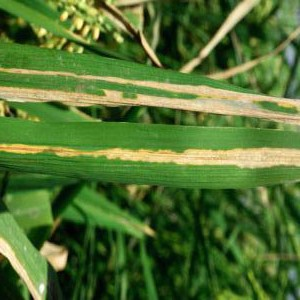
#> input picture Rice_Diseases/Bacterial Blight Disease/BB (1).jpg, 300 x 300 px
$ python -i train.py   (imports and definitions only)   (older library calls are emulated)
#> lines starting #> are read from the running program, lines starting #| are printed output that depends on the picture
import cv2
import os
import sys
import numpy as np
import warnings
import pickle
import time
import shutil
from tqdm import tqdm
          #
# --- Import Sklearn Utilities for Preprocessing & Splitting (Not the Classifier) ---
from sklearn.preprocessing import LabelEncoder, StandardScaler
from sklearn.decomposition import PCA
from sklearn.metrics import classification_report, accuracy_score
from sklearn.model_selection import train_test_split

# --- Import Feature Extraction Dependencies ---
try:
    from skimage.feature import hog, graycomatrix, graycoprops, local_binary_pattern
except ImportError:
    print("Error: scikit-image not found. Please install it: pip install scikit-image")
    sys.exit(1)

# Suppress warnings
# [13 lines not run here, left out]


# --- 2. Data Splitting Function (No Change) ---

# [37 lines left out: function create_train_test_folders, not called in this run]


# --- 3. Feature Extraction Functions (omitted for brevity, assume consistency) ---
def extract_hog(img):
    hog_features, _ = hog(img, orientations=9, pixels_per_cell=(8, 8),
                          cells_per_block=(2, 2), block_norm='L2-Hys',
                          visualize=True, transform_sqrt=True)
    return hog_features

def extract_glcm_features(img):
    glcm = graycomatrix(img, distances=[5], angles=[0], levels=256, symmetric=True, normed=True)
    features = [
        graycoprops(glcm, 'contrast')[0, 0],
        graycoprops(glcm, 'dissimilarity')[0, 0],
        graycoprops(glcm, 'homogeneity')[0, 0],
        graycoprops(glcm, 'energy')[0, 0],
        graycoprops(glcm, 'correlation')[0, 0]
    ]
    return features

def extract_lbp_features(img):
    lbp = local_binary_pattern(img, P=8, R=1, method='uniform')
    (hist, _) = np.histogram(lbp.ravel(),
                             bins=np.arange(0, 11),
                             range=(0, 10))
    hist = hist.astype("float")
    hist /= (hist.sum() + 1e-6)
    return hist

def extract_statistical_features(img):
    mean = np.mean(img)
    var = np.var(img)
    skew = np.mean((img - mean)**3) / (np.std(img)**3 + 1e-6)
    kurt = np.mean((img - mean)**4) / (np.std(img)**4 + 1e-6)

    hist = np.histogram(img.ravel(), 256, [0,256])[0]
    hist_norm = hist.astype("float") / (hist.sum() + 1e-6)
    entropy = -np.sum(hist_norm * np.log2(hist_norm + 1e-6))

    return [mean, var, skew, kurt, entropy]

def extract_features_from_image(img_path):
    img = cv2.imread(img_path, cv2.IMREAD_GRAYSCALE)
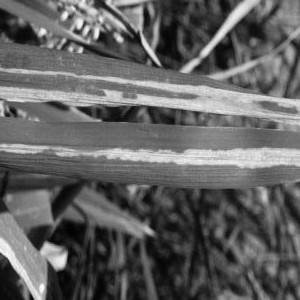
#> img: shape (300, 300); min 1, max 254, mean 98.1
    if img is None:
        return None

    img = cv2.resize(img, (128, 128))
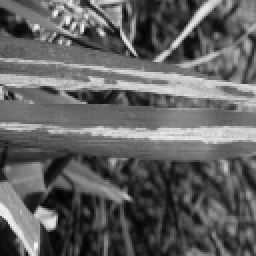
#> img: shape (128, 128) (shown 2 times larger); min 2, max 249, mean 98

    hog_f = extract_hog(img)
#> in extract_hog, `hog_features, _ = hog(img, orientations=9, pixels_per_cell=(8, 8), cel..`: hog_features = 8100 values, max 0.451 at index 4684, min 0 at index 12, mean 0.13
#> hog_f has the same summary as hog_features in extract_hog
    glcm_f = extract_glcm_features(img)
#> in extract_glcm_features, `features = [ graycoprops(glcm, 'contrast')[0, 0], graycoprops(glcm, 'd..`: features = [2226.9, 31.5, 0.0539, 0.0103, 0.61]
#> glcm_f = [2226.9, 31.5, 0.0539, 0.0103, 0.61]
    lbp_f = extract_lbp_features(img)
#> in extract_lbp_features, `lbp = local_binary_pattern(img, P=8, R=1, method='uniform')`:
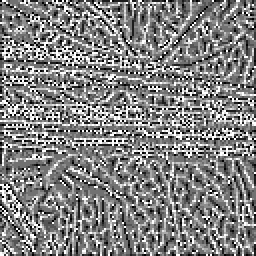
#> lbp: shape (128, 128) float64 (shown 2 times larger); min 0, max 9, mean 4.61; drawn with min black and max white
#> in extract_lbp_features, `(hist, _) = np.histogram(lbp.ravel(), bins=np.arange(0, 11), range=(0,..`: hist = [856, 1249, 962, 2162, 3805, 2203, 1105, 1171, 1083, 1788]
#> in extract_lbp_features, `hist /= (hist.sum() + 1e-6)`: hist = [0.0522, 0.0762, 0.0587, 0.132, 0.232, 0.134, 0.0674, 0.0715, 0.0661, 0.109]
#> lbp_f has the same summary as hist in extract_lbp_features
    stat_f = extract_statistical_features(img)
#> in extract_statistical_features, `mean = np.mean(img)`: mean = 97.98
#> in extract_statistical_features, `var = np.var(img)`: var = 2861.3
#> in extract_statistical_features, `skew = np.mean((img - mean)**3) / (np.std(img)**3 + 1e-6)`: skew = 0.449
#> in extract_statistical_features, `kurt = np.mean((img - mean)**4) / (np.std(img)**4 + 1e-6)`: kurt = 2.59
#> in extract_statistical_features, `hist = np.histogram(img.ravel(), 256, [0,256])[0]`: hist = 256 values, max 192 at index 108, min 0 at index 0, mean 64
#> in extract_statistical_features, `hist_norm = hist.astype("float") / (hist.sum() + 1e-6)`: hist_norm = 256 values, max 0.0117 at index 108, min 0 at index 0, mean 0.00391
#> in extract_statistical_features, `entropy = -np.sum(hist_norm * np.log2(hist_norm + 1e-6))`: entropy = 7.61
#> stat_f = [97.98, 2861.3, 0.449, 2.59, 7.61]

    combined = np.hstack([hog_f, glcm_f, lbp_f, stat_f])
#> combined = 8120 values, max 2861.3 at index 8116, min 0 at index 12, mean 0.774
    return combined

# [20 lines left out: function load_dataset, not called in this run]

# --- 4. Execution ---

# [126 lines not run here, left out]

>>> result = extract_features_from_image('Rice_Diseases/Bacterial Blight Disease/BB (1).jpg')
#> result has the same summary as combined in extract_features_from_image

$ run again, on Rice_Diseases/Blast Disease/RB (10).jpg
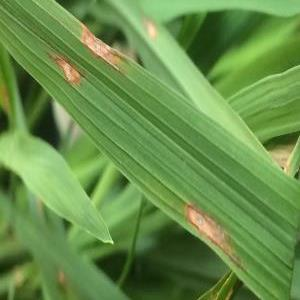
#> input picture Rice_Diseases/Blast Disease/RB (10).jpg, 300 x 300 px
#> in extract_features_from_image, `img = cv2.imread(img_path, cv2.IMREAD_GRAYSCALE)`:
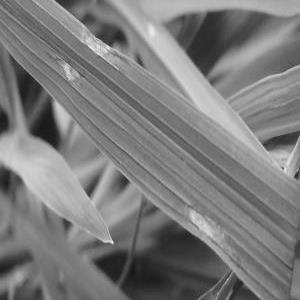
#> img: shape (300, 300); min 21, max 244, mean 123.6
#> hog_features = 8100 values, max 0.557 at index 7719, min 0 at index 1, mean 0.115
#> hog_f has the same summary as hog_features in extract_hog
#> features = [1086.4, 22.9, 0.0628, 0.0123, 0.645]
#> in extract_lbp_features, `lbp = local_binary_pattern(img, P=8, R=1, method='uniform')`:
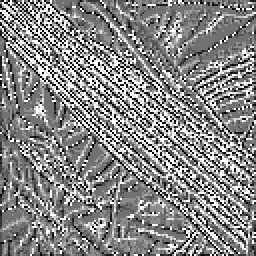
#> lbp: shape (128, 128) float64 (shown 2 times larger); min 0, max 9, mean 4.76; drawn with min black and max white
#> in extract_lbp_features, `(hist, _) = np.histogram(lbp.ravel(), bins=np.arange(0, 11), range=(0,..`: hist = [1260, 1060, 657, 1646, 4015, 2237, 871, 1033, 1504, 2101]
#> in extract_lbp_features, `hist /= (hist.sum() + 1e-6)`: hist = [0.0769, 0.0647, 0.0401, 0.1, 0.245, 0.137, 0.0532, 0.063, 0.0918, 0.128]
#> lbp_f has the same summary as hist in extract_lbp_features
#> mean = 123.5
#> var = 1520
#> skew = -0.254
#> kurt = 2.81
#> in extract_statistical_features, `hist = np.histogram(img.ravel(), 256, [0,256])[0]`: hist = 256 values, max 304 at index 121, min 0 at index 0, mean 64
#> hist_norm = 256 values, max 0.0186 at index 121, min 0 at index 0, mean 0.00391
#> entropy = 7.19
#> stat_f = [123.5, 1520, -0.254, 2.81, 7.19]
#> combined = 8120 values, max 1520 at index 8116, min -0.254 at index 8117, mean 0.455
#> result has the same summary as combined in extract_features_from_image

$ run again, on Rice_Diseases/Blast Disease/RB (11).jpg
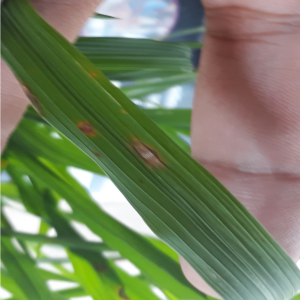
#> input picture Rice_Diseases/Blast Disease/RB (11).jpg, 300 x 300 px
#> in extract_features_from_image, `img = cv2.resize(img, (128, 128))`:
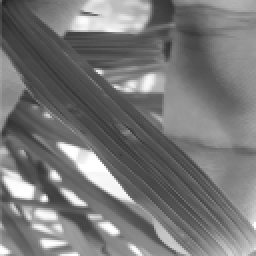
#> img: shape (128, 128) (shown 2 times larger); min 31, max 255, mean 119.6
#> hog_features = 8100 values, max 0.568 at index 5892, min 0 at index 28, mean 0.11
#> hog_f has the same summary as hog_features in extract_hog
#> features = [1433.7, 23.47, 0.07, 0.0134, 0.649]
#> in extract_lbp_features, `lbp = local_binary_pattern(img, P=8, R=1, method='uniform')`:
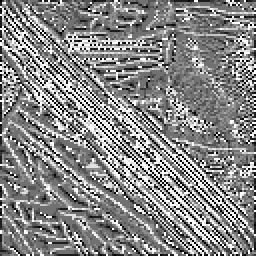
#> lbp: shape (128, 128) float64 (shown 2 times larger); min 0, max 9, mean 4.79; drawn with min black and max white
#> in extract_lbp_features, `(hist, _) = np.histogram(lbp.ravel(), bins=np.arange(0, 11), range=(0,..`: hist = [1053, 1040, 703, 1943, 3823, 2243, 857, 1156, 1623, 1943]
#> in extract_lbp_features, `hist /= (hist.sum() + 1e-6)`: hist = [0.0643, 0.0635, 0.0429, 0.119, 0.233, 0.137, 0.0523, 0.0706, 0.0991, 0.119]
#> lbp_f has the same summary as hist in extract_lbp_features
#> mean = 119.6
#> var = 2039.6
#> skew = 1.06
#> kurt = 3.78
#> in extract_statistical_features, `hist = np.histogram(img.ravel(), 256, [0,256])[0]`: hist = 256 values, max 243 at index 72, min 0 at index 0, mean 64
#> hist_norm = 256 values, max 0.0148 at index 72, min 0 at index 0, mean 0.00391
#> entropy = 7.2
#> stat_f = [119.6, 2039.6, 1.06, 3.78, 7.2]
#> combined = 8120 values, max 2039.6 at index 8116, min 0 at index 28, mean 0.557
#> result has the same summary as combined in extract_features_from_image

$ run again, on Rice_Diseases/Brown Spot Disease/BS (1).jpg
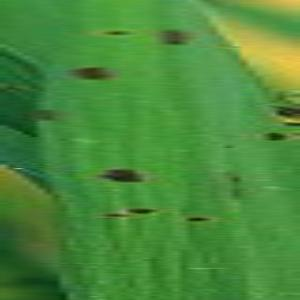
#> input picture Rice_Diseases/Brown Spot Disease/BS (1).jpg, 300 x 300 px
#> in extract_features_from_image, `img = cv2.imread(img_path, cv2.IMREAD_GRAYSCALE)`:
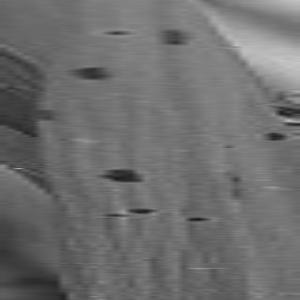
#> img: shape (300, 300); min 23, max 199, mean 109.9
#> hog_features = 8100 values, max 0.524 at index 6196, min 0 at index 17, mean 0.138
#> hog_f has the same summary as hog_features in extract_hog
#> features = [169, 8.84, 0.128, 0.0266, 0.809]
#> in extract_lbp_features, `lbp = local_binary_pattern(img, P=8, R=1, method='uniform')`:
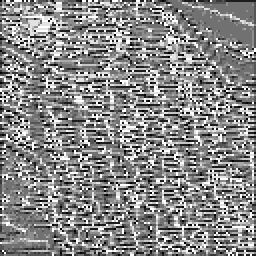
#> lbp: shape (128, 128) float64 (shown 2 times larger); min 0, max 9, mean 4.82; drawn with min black and max white
#> in extract_lbp_features, `(hist, _) = np.histogram(lbp.ravel(), bins=np.arange(0, 11), range=(0,..`: hist = [398, 1554, 916, 1906, 3022, 2604, 1544, 1557, 1348, 1535]
#> in extract_lbp_features, `hist /= (hist.sum() + 1e-6)`: hist = [0.0243, 0.0948, 0.0559, 0.116, 0.184, 0.159, 0.0942, 0.095, 0.0823, 0.0937]
#> lbp_f has the same summary as hist in extract_lbp_features
#> mean = 109.8
#> var = 467.2
#> skew = 0.128
#> kurt = 5.53
#> in extract_statistical_features, `hist = np.histogram(img.ravel(), 256, [0,256])[0]`: hist = 256 values, max 521 at index 113, min 0 at index 0, mean 64
#> hist_norm = 256 values, max 0.0318 at index 113, min 0 at index 0, mean 0.00391
#> entropy = 6.22
#> stat_f = [109.8, 467.2, 0.128, 5.53, 6.22]
#> combined = 8120 values, max 467.2 at index 8116, min 0 at index 17, mean 0.232
#> result has the same summary as combined in extract_features_from_image
